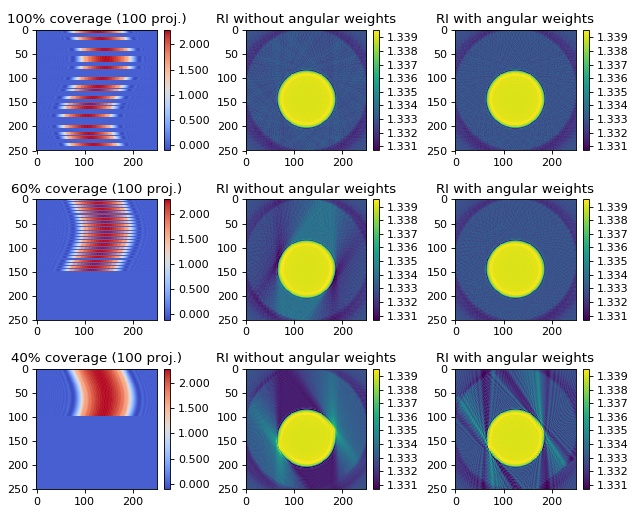

Reproduce this figure in Python.
#!/usr/bin/env python
# -*- coding: utf-8 -*-
""" 
Incomplete angular coverage (2D)
~~~~~~~~~~~~~~~~~~~~~~~~~~~~~~~~
This example illustrates how the backpropagation algorithm of ODTbrain
handles incomplete angular coverage. All examples use 100 projections
at 100%, 60%, and 40% total angular coverage. The keyword argument
`weight_angles` that invokes angular weighting is set to `True` by default.
The *in silico* data set was created with the 
softare `miefield  <https://github.com/RI-imaging/miefield>`_.
The data are 1D projections of a non-centered cylinder of constant
refractive index 1.339 embedded in water with refractive index 1.333. 
The first column shows the used sinograms (missing angles are displayed
as zeros) that were created from the original sinogram with 250
projections. The second column shows the reconstruction without angular
weights and the third column shows the reconstruction with angular
weights. The keyword argument `weight_angle` was introduced in version
0.1.1. 

.. figure::  ../examples/backprop_2d_incomplete_coverage_repo.png
   :align:   center

   A 180 degree coverage results in a good reconstruction of the object.
   Angular weighting as implemented in the backpropagation algorithm
   of ODTbrain automatically addresses uneven and incomplete angular coverage.

Download the :download:`full example <../examples/backprop_2d_incomplete_coverage.py>`.
If you are not running the example from the git repository, make sure the
file :download:`example_helper.py <../examples/example_helper.py>` is present
in the current directory.

"""
from __future__ import division, print_function

# All imports are moved to "__main__", because
# sphinx might complain about some imports (e.g. mpl).

if __name__ == "__main__":
    try:
        from example_helper import get_file
    except ImportError:
        print("Please make sure example_helper.py is available.")
        raise
    import matplotlib.pylab as plt
    import numpy as np
    from os.path import abspath, dirname, split, join
    import sys
    import zipfile
    import unwrap
    
    # Add parent directory to beginning of path variable
    DIR = dirname(abspath(__file__))
    sys.path.insert(0, split(DIR)[0])
    
    import odtbrain as odt
    
    # use jobmanager if available
    try:
        import jobmanager as jm
        jm.decorators.decorate_module_ProgressBar(odt, 
                            decorator=jm.decorators.ProgressBarOverrideCount,
                            interval=.1)
    except:
        pass

    datazip = get_file("mie_2d_noncentered_cylinder_A250_R2.zip")
    
    # Get simulation data
    arc = zipfile.ZipFile(datazip)

    angles = np.loadtxt(arc.open("mie_angles.txt"))

    # sinogram computed with mie
    # computed with
    # miefield.GetSinogramCylinderRotation(radius, nmed, ncyl, lD, lC, size, A, res)
    sino_real = np.loadtxt(arc.open("sino_real.txt"))
    sino_imag = np.loadtxt(arc.open("sino_imag.txt"))
    sino = sino_real + 1j*sino_imag
    A, size = sino_real.shape

    # background sinogram computed with mie
    # computed with
    # miefield.GetSinogramCylinderRotation(radius, nmed, nmed, lD, lC, size, A, res)
    u0_real = np.loadtxt(arc.open("u0_real.txt"))
    u0_imag = np.loadtxt(arc.open("u0_imag.txt"))
    u0 = u0_real + 1j*u0_imag
    # create 2d array
    u0 = np.tile(u0, size).reshape(A,size).transpose()

    # background field necessary to compute initial born field
    # computed with
    # u0_single = mie.GetFieldCylinder(radius, nmed, nmed, lD, size, res)
    u0_single_real = np.loadtxt(arc.open("u0_single_real.txt"))
    u0_single_imag = np.loadtxt(arc.open("u0_single_real.txt"))
    u0_single = u0_single_real + 1j*u0_single_imag

    with arc.open("mie_info.txt") as info:
        cfg = {}
        for l in info.readlines():
            l = l.decode()
            if l.count("=") == 1:
                key, val = l.split("=")
                cfg[key.strip()] = float(val.strip())

    print("Example: Backpropagation from 2d FDTD simulations")
    print("Refractive index of medium:", cfg["nmed"])
    print("Measurement position from object center:", cfg["lD"])
    print("Wavelength sampling:", cfg["res"])
    print("Performing backpropagation.")
    
    # Set measurement parameters
    # Compute scattered field from cylinder
    radius = cfg["radius"] # wavelengths
    nmed = cfg["nmed"]
    ncyl = cfg["ncyl"]
    
    lD = cfg["lD"] # measurement distance in wavelengths
    lC = cfg["lC"] # displacement from center of image
    size = cfg["size"]
    res = cfg["res"] # px/wavelengths
    A = cfg["A"] # number of projections

    #phantom = np.loadtxt(arc.open("mie_phantom.txt"))
    x = np.arange(size)-size/2.0
    X,Y = np.meshgrid(x,x)
    rad_px = radius*res
    phantom = np.array(((Y-lC*res)**2+X**2)<rad_px**2, dtype=np.float)*(ncyl-nmed)+nmed

    u_sinR = odt.sinogram_as_rytov(sino/u0)
    
    # Rytov 100 projections evenly distributed    
    removeeven = np.argsort(angles % .002)[:150]
    angleseven = np.delete(angles, removeeven, axis=0)
    u_sinReven = np.delete(u_sinR, removeeven, axis=0)
    pheven = unwrap.unwrap(np.angle(sino/u0))
    pheven[removeeven] = 0
    
    fReven = odt.backpropagate_2d(u_sinReven, angleseven, res, nmed, lD*res)
    nReven = odt.odt_to_ri(fReven, res, nmed)
    fRevennw = odt.backpropagate_2d(u_sinReven, angleseven, res, nmed, lD*res, weight_angles=False)
    nRevennw = odt.odt_to_ri(fRevennw, res, nmed)
    
    # Rytov 100 projections more than 180
    removemiss = 249 - np.concatenate((np.arange(100), 100+np.arange(150)[::3]))
    anglesmiss = np.delete(angles, removemiss, axis=0)
    u_sinRmiss = np.delete(u_sinR, removemiss, axis=0)
    phmiss = unwrap.unwrap(np.angle(sino/u0))
    phmiss[removemiss] = 0
    
    fRmiss = odt.backpropagate_2d(u_sinRmiss, anglesmiss, res, nmed, lD*res)
    nRmiss = odt.odt_to_ri(fRmiss, res, nmed)    
    fRmissnw = odt.backpropagate_2d(u_sinRmiss, anglesmiss, res, nmed, lD*res, weight_angles=False)
    nRmissnw = odt.odt_to_ri(fRmissnw, res, nmed)

    # Rytov 100 projections less than 180
    removebad = 249 - np.arange(150)
    anglesbad = np.delete(angles, removebad, axis=0)
    u_sinRbad = np.delete(u_sinR, removebad, axis=0)
    phbad = unwrap.unwrap(np.angle(sino/u0))
    phbad[removebad] = 0
    
    fRbad = odt.backpropagate_2d(u_sinRbad, anglesbad, res, nmed, lD*res)
    nRbad = odt.odt_to_ri(fRbad, res, nmed)    
    fRbadnw = odt.backpropagate_2d(u_sinRbad, anglesbad, res, nmed, lD*res, weight_angles=False)
    nRbadnw = odt.odt_to_ri(fRbadnw, res, nmed)    
    
    # prepare plot
    kw_ri = {"vmin": np.min(np.array([phantom, nRmiss.real, nReven.real])),
             "vmax": np.max(np.array([phantom, nRmiss.real, nReven.real]))
             }

    kw_ph = {"vmin": np.min(np.array([pheven, phmiss])),
             "vmax": np.max(np.array([pheven, phmiss])),
             "cmap": plt.cm.coolwarm  # @UndefinedVariable
             }
    
    fig, axes = plt.subplots(3,3, figsize=(12,10), dpi=300)
    
    axes[0,0].set_title("100% coverage ({} proj.)".format(angleseven.shape[0]))
    phmap = axes[0,0].imshow(pheven, **kw_ph)

    axes[0,1].set_title("RI without angular weights")
    rimap = axes[0,1].imshow(nRevennw.real, **kw_ri)

    axes[0,2].set_title("RI with angular weights")
    rimap = axes[0,2].imshow(nReven.real, **kw_ri)
    
    axes[1,0].set_title("60% coverage ({} proj.)".format(anglesmiss.shape[0]))
    axes[1,0].imshow(phmiss, **kw_ph)
    
    axes[1,1].set_title("RI without angular weights")
    axes[1,1].imshow(nRmissnw.real, **kw_ri)
    
    axes[1,2].set_title("RI with angular weights")    
    axes[1,2].imshow(nRmiss.real, **kw_ri)

    axes[2,0].set_title("40% coverage ({} proj.)".format(anglesbad.shape[0]))
    axes[2,0].imshow(phbad, **kw_ph)
    
    axes[2,1].set_title("RI without angular weights")
    axes[2,1].imshow(nRbadnw.real, **kw_ri)
    
    axes[2,2].set_title("RI with angular weights")
    axes[2,2].imshow(nRbad.real, **kw_ri)
    
    # color bars
    cbkwargs = {"fraction": 0.045,
                "format":"%.3f"}
    plt.colorbar(phmap, ax=axes[0,0], **cbkwargs)
    plt.colorbar(phmap, ax=axes[1,0], **cbkwargs)
    plt.colorbar(phmap, ax=axes[2,0], **cbkwargs)
    plt.colorbar(rimap, ax=axes[0,1], **cbkwargs)
    plt.colorbar(rimap, ax=axes[1,1], **cbkwargs)
    plt.colorbar(rimap, ax=axes[2,1], **cbkwargs)
    plt.colorbar(rimap, ax=axes[0,2], **cbkwargs)
    plt.colorbar(rimap, ax=axes[1,2], **cbkwargs)
    plt.colorbar(rimap, ax=axes[2,2], **cbkwargs)

    plt.tight_layout()
    
    outname = join(DIR, "backprop_2d_incomplete_coverage.png")
    print("Creating output file:", outname)
    plt.savefig(outname)
